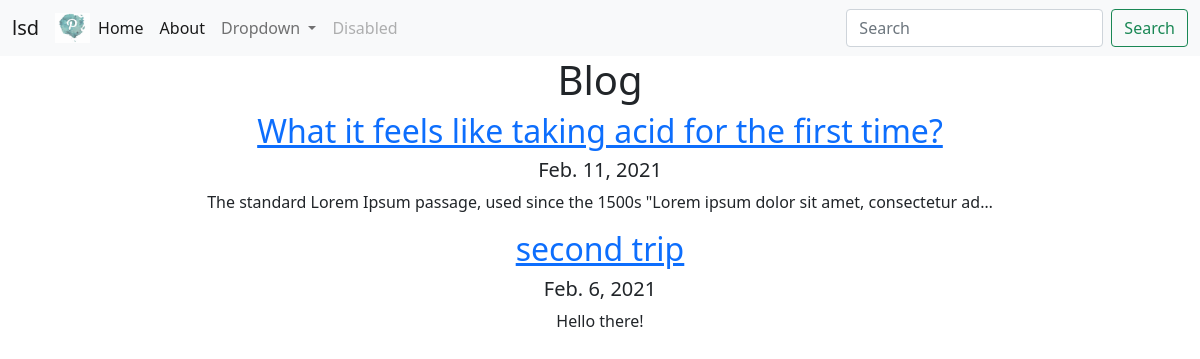
Screenshot of /blog/ with the database file from the repository.
### blog/models.py (models this page shows)
class Blog(models.Model):
	title       = models.CharField(max_length=200)
	date        = models.DateField()
	description = models.TextField()

### blog/views.py (the view)
# urls.py: path('', views.blog_all, name='blog_all'),
def blog_all(request):
	blog_all = Blog.objects.all()#this is Blog model
	return render(request, 'blogss.html', {'blog_all': blog_all})#why I needed to put the variable in the dictionar??

### blog/templates/blogss.html
{% extends 'base.html' %}
{% block content %}
<h1>Blog</h1>
{% for Blog in blog_all %}
<a href="URL 'blog_all:detail' blog_id"><h2>{{ Blog.title }}</h2><a/>
<h5>{{ Blog.date }}</h5>
<p>{{ Blog.description|truncatechars:100 }}</p>
{% endfor %}
{% endblock %}

### portfolio/templates/base.html (shortened to what this page needs)
{% load static %}
<!doctype html>
<html lang="en">
  <head>
    <link href="https://cdn.jsdelivr.net/npm/bootstrap@5.0.0-beta2/dist/css/bootstrap.min.css" rel="stylesheet">
  </head>
  <body>
    <nav class="navbar navbar-expand-lg navbar-light bg-light">
  <div class="container-fluid">
    <a class="navbar-brand" href="#">lsd</a>
    <img src="media/portfolio/images/logo.jpg" width="35" height="30" alt="">
    <div class="collapse navbar-collapse" id="navbarSupportedContent">
      <ul class="navbar-nav me-auto mb-2 mb-lg-0">
        <li class="nav-item">
          <a class="nav-link active" aria-current="" href="project.html">Home</a>
        </li>
        <li class="nav-item">
          <a class="nav-link active" href="">About</a>
        </li>
        <li class="nav-item dropdown">
          <a class="nav-link dropdown-toggle" href="#" id="navbarDropdown" role="button" data-bs-toggle="dropdown" aria-expanded="false">
            Dropdown
          </a>
        </li>
        <li class="nav-item">
          <a class="nav-link disabled" href="#" tabindex="-1" aria-disabled="true">Disabled</a>
        </li>
      </ul>
      <form class="d-flex">
        <input class="form-control me-2" type="search" placeholder="Search" aria-label="Search">
        <button class="btn btn-outline-success" type="search">Search</button>
      </form>
    </div>
  </div>
</nav>
<center>
{% block content %}{% endblock %}
   </center>
  </body>
</html>

### portfolio/templates/base.html (style rules this page uses)
body { background: !important; }

### rows the page displays
Blog: title "What it feels like taking acid for the first time?", date "Feb. 11, 2021", description "The standard Lorem Ipsum passage, used since the 1500s \"Lorem ipsum dolor sit amet, consectetur ad…"
Blog: title "second trip", date "Feb. 6, 2021", description "Hello there!"
